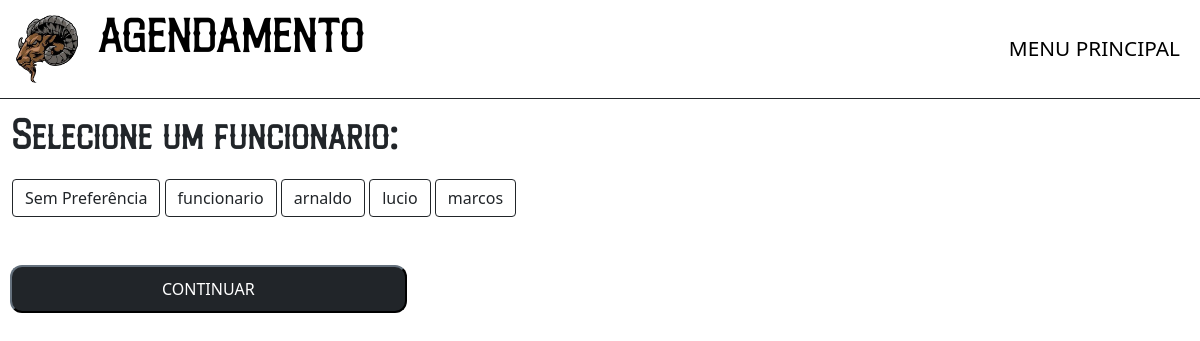
The app's page /php/agendamento3.php with its own data.
### tables this page shows
CREATE TABLE funcionario ( 
    id_funcionario int NOT NULL AUTO_INCREMENT, 
    nome varchar(100) NOT NULL, 
    email varchar(100) NOT NULL, 
    senha varchar(255) NOT NULL, 
    primary key(id_funcionario) 
);

### php/agendamento3.php (the view, shortened to what this page needs)
<?php
    include "../sql/conectamysqlcdb.php";
    $data = $_SESSION['data-agendamento'];
    $hora = $_SESSION['hora-agendamento'];
    $hora = date('H:i:s', strtotime($hora));
    $data = str_replace('/', '-', $data);
    $data = date('Y-m-d', strtotime($data));
?>
<html lang="pt-br">
    <head>
        <link rel="stylesheet" type="text/css" href="../css/style.css">
        <link href="https://cdn.jsdelivr.net/npm/bootstrap@5.0.0/dist/css/bootstrap.min.css" rel="stylesheet" >
    </head>
    <body>
        <nav class="navbar navbar-expand-md" style="border-style: solid; border-top: none; border-right: none; border-left: none; border-width: 1px;">
            <div class="container-fluid">
                <a class="navbar-brand">
                    <img src="../imgs/logocdb.ico" alt="Logo" height="70" class="d-inline-block">
                </a>
                <div class="d-none d-md-inline">
                    <p><a class="brand" style="color: black;">AGENDAMENTO</a></p>
                </div>
                    <ul class="navbar-nav ms-auto">
                        <li class="nav-item">
                            <a href="mainpage.php" class="linknav nav-link" style="color: black;"> MENU PRINCIPAL </a>
                        </li>
                    </ul>
                </div>
        </nav>
        <div class="container-fluid mt-3 mb-3">
            <form action='agendamentoback.php' method='POST'>
            <h1 class="fontecdb">Selecione um funcionario:</h1>
        </div>
        <div class="container-fluid mt-2">
            <?php
                $sql = "SELECT * FROM funcionario";
                $resfuncionario = mysqli_query($mysqli, $sql);
                $linhasfuncionario = mysqli_num_rows($resfuncionario);
                $sql = "SELECT id_funcionario FROM agendamento WHERE horario LIKE '$hora' AND data_agendamento LIKE '$data';";
                $res = mysqli_query($mysqli, $sql);
                $linhas = mysqli_num_rows($res);
                if($linhas == $linhasfuncionario){
                    echo"
                    <input type='radio' class='btn-check' name='opcaofuncionario' value='sempreferencia' id='sempreferencia' autocomplete='off' disabled>
                    <label class='btn btn-danger' for='sempreferencia'> Sem Preferência</label>";
                }
                else{
                    echo"
                    <input type='radio' class='btn-check' name='opcaofuncionario' value='sempreferencia' id='sempreferencia' autocomplete='off' required>
                    <label class='btn btn-outline-dark' for='sempreferencia'> Sem Preferência</label>";
                }
                for($i=0; $i < $linhasfuncionario; $i++){
                    $funcionario = mysqli_fetch_array($resfuncionario);
                    $nomefuncionario = $funcionario['nome'];
                    $idfuncionario = $funcionario['id_funcionario'];
                    $sql = "SELECT id_funcionario FROM agendamento WHERE horario LIKE '$hora' AND data_agendamento LIKE '$data' AND id_funcionario LIKE '$idfuncionario';";
                    $res = mysqli_query($mysqli, $sql);
                    $linhas = mysqli_num_rows($res);
                    if($linhas == 1){
                        echo "
                        <input type='radio' class='btn-check' name='opcaofuncionario' value='$idfuncionario' id='$nomefuncionario' autocomplete='off' disabled>
                        <label class='btn btn-danger' for='$nomefuncionario'>$nomefuncionario</label>";
                    }
                    else{
                        echo "
                        <input type='radio' class='btn-check' name='opcaofuncionario' value='$idfuncionario' id='$nomefuncionario' autocomplete='off' required>
                        <label class='btn btn-outline-dark' for='$nomefuncionario'>$nomefuncionario</label>";
                    }
                }
            ?>
        </div>
        <div class="">
            <button type="submit" class="btn-dark mt-5" style="padding: 10px 150px; margin-left: 10px; border-radius: 12px;">CONTINUAR</button>
        </div>
    </body>
</html>

### css/style.css (style rules this page uses)
.fontecdb { font-family: 'logofont'; }
body { font-size: 100%; }
.linknav { font-size: 1.3em; }
.brand { color: rgba(255, 255, 255, 0.6); text-decoration:none; font-family: 'logofont'; font-size: 2.75em; transition: 0.4s; }

### records on screen
funcionario: nome "funcionario"
funcionario: nome "arnaldo"
funcionario: nome "lucio"
funcionario: nome "marcos"
